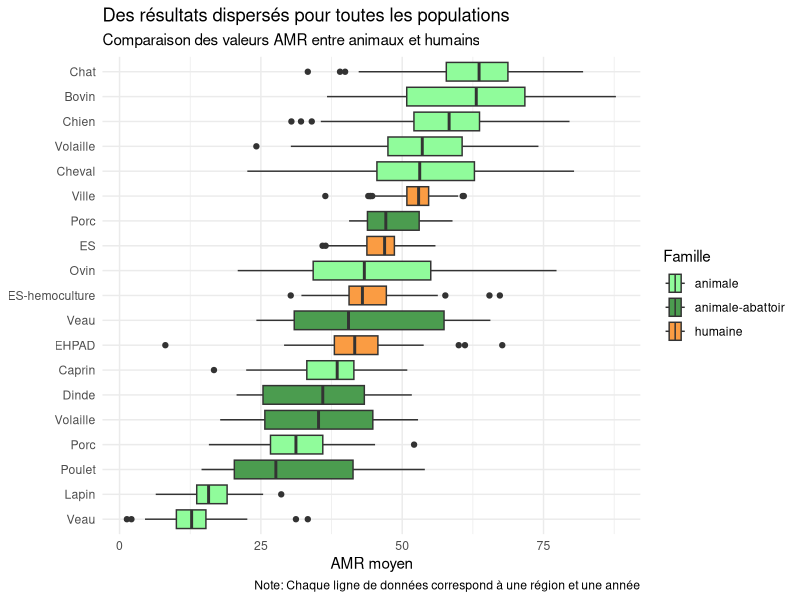
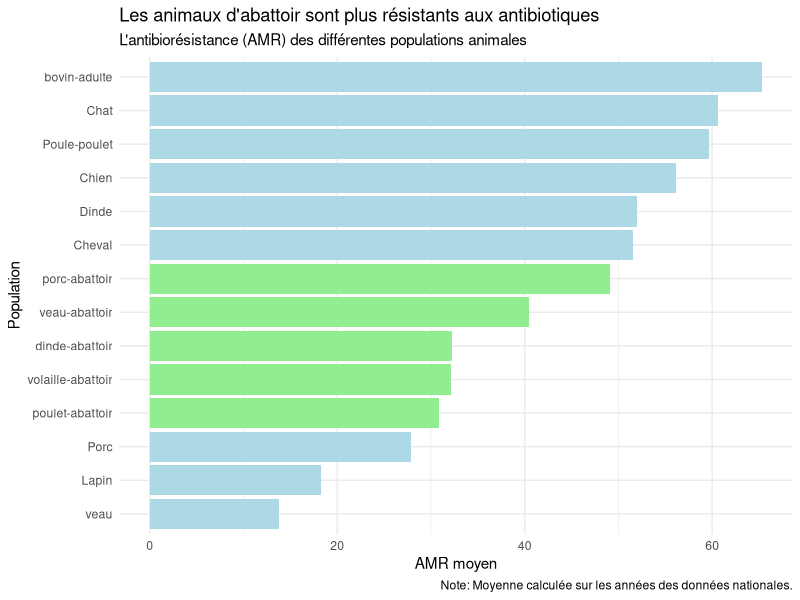
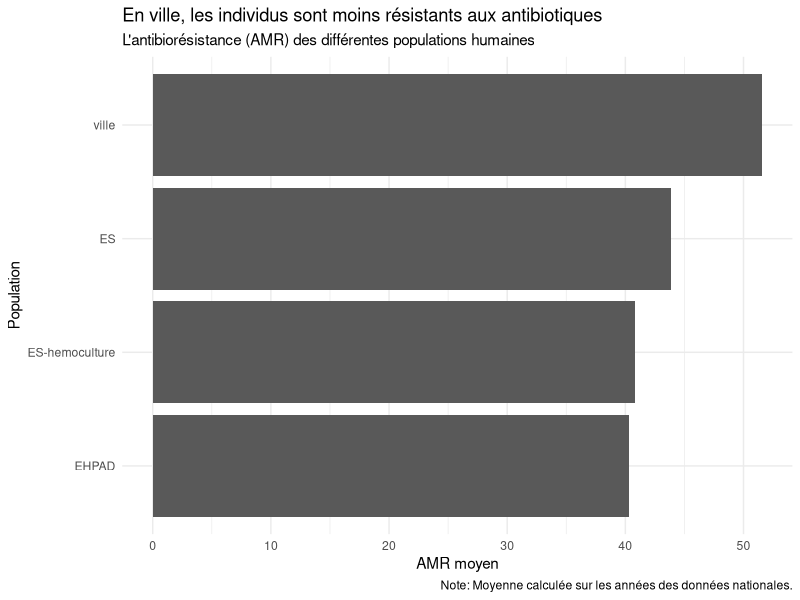
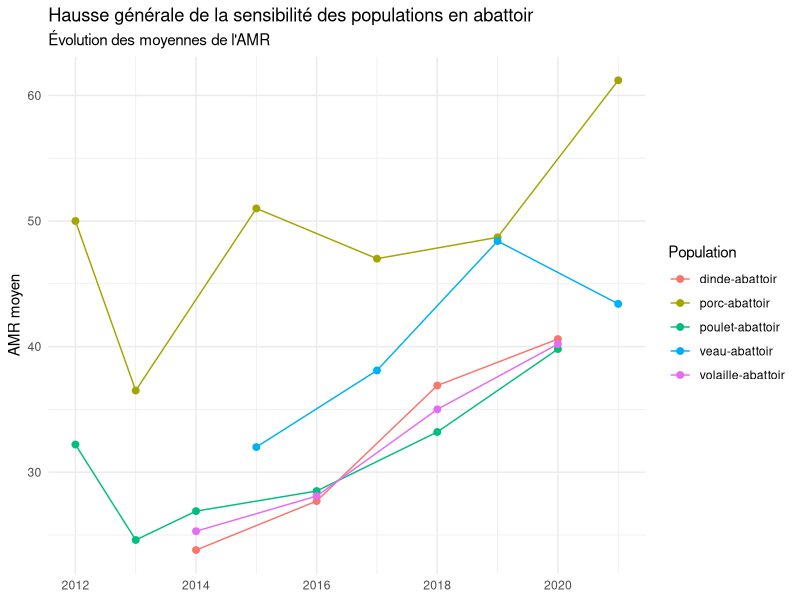
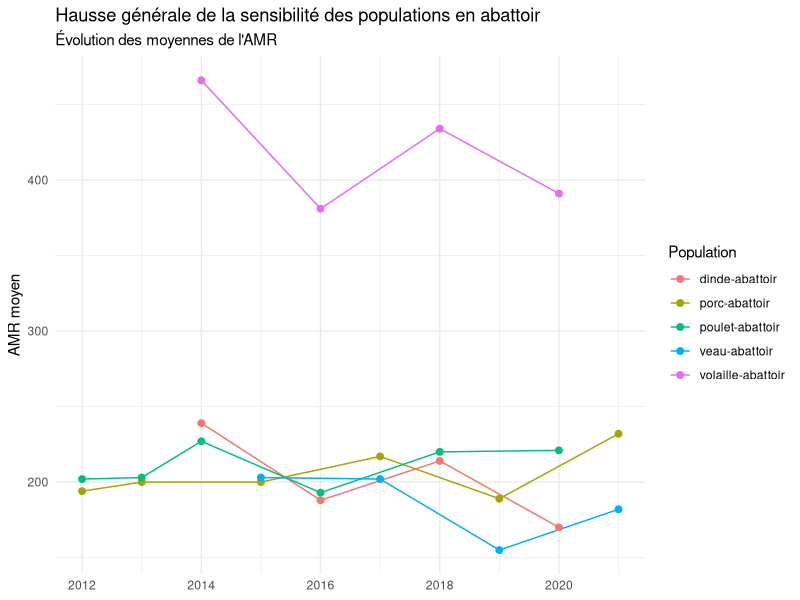
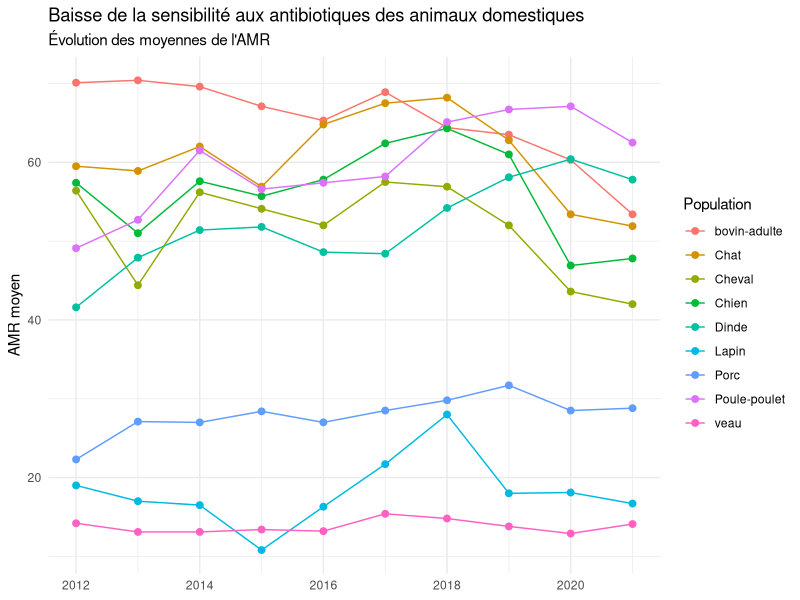

Reproduce these figures in R, in order. (Note: this script raises an error after producing the figures.)
## ---- chunk 1
knitr::opts_chunk$set(echo = TRUE)
library(readxl)
library(tidyr)
library(dplyr)
library(ggplot2)
## ---- chunk 2
AMR <- read_excel("donnees/donnees_AMR.xlsx")

# Données permettant d'étudier la perte d'effectif des pan-sensibles
ResapathFrance <- read_xlsx("donnees/ModeleCollecte_PROMISE_ResapathFrance.xlsx",sheet = "Modele de collecte")

# On renomme "bovin-abattoir" en "veau-abattoir"
AMR$population <- ifelse(AMR$population == "bovin-abattoir", "veau-abattoir", AMR$population)
## ---- chunk 3
AMR_nationale <- AMR %>%
  filter(region == "Nationale")
AMR_regionale <- AMR %>%
  filter(region != "Nationale")

AMR_nationale_animal <- AMR_nationale %>%
  filter(famille == "animale")
AMR_nationale_humain <- AMR_nationale %>%
  filter(famille == "humaine")

# Indicatrice selon que la population provient d'un abattoir ou non
AMR_nationale_animal$abattoir <- grepl("abattoir", AMR_nationale_animal$population, ignore.case = TRUE)

AMR_regionale$famille2 <- paste(AMR_regionale$famille, ifelse(grepl("abattoir", AMR_regionale$population, ignore.case = TRUE), "-abattoir", ""), sep = "")

# Uniformisation entre les différentes tables
ResapathFrance <- ResapathFrance%>%
  mutate(population = as.factor(population),
         `profil AMR`= as.factor(`profil AMR`),
         region = as.factor(region))

# On retire les observations SARM (ça supprime aussi les lignes vide)
ResapathFrance_sansSARM <- ResapathFrance%>%
  filter(`profil AMR` != "SARM", bacterie == "Escherichia coli")
## ---- chunk 4
label <- c("Veau", "Lapin", "Poulet", "Porc", "Volaille", "Dinde", "Caprin", "EHPAD", "Veau", "ES-hemoculture", "Ovin", "ES", "Porc", "Ville", "Cheval","Volaille", "Chien", "Bovin", "Chat")

ggplot(AMR_regionale, aes(x = `valeur AMR`, y = reorder(population, `valeur AMR`, mean), fill = famille2))+
  geom_boxplot()+
  labs(title = "Des résultats dispersés pour toutes les populations",
       subtitle = "Comparaison des valeurs AMR entre animaux et humains",
       caption = "Note: Chaque ligne de données correspond à une région et une année",
       y = NULL,
       x = "AMR moyen",
       fill = "Famille")+
  theme_minimal()+
  scale_fill_manual(values = c("#90fc9b", "#4b9c4f", "#fa9c43"))+
  scale_y_discrete(labels = label)
## ---- chunk 5
moyenne_AMR <- AMR_nationale_animal %>%
  group_by(population, famille, abattoir) %>%
  summarize(moyenne_AMR = mean(`valeur AMR`)) %>%
  arrange(moyenne_AMR)

ggplot(moyenne_AMR, aes(x = moyenne_AMR, y = reorder(population, moyenne_AMR), fill = abattoir))+
  geom_bar(stat = "identity", position = "dodge") +
  labs(title = "Les animaux d'abattoir sont plus résistants aux antibiotiques",
       subtitle = "L'antibiorésistance (AMR) des différentes populations animales",
       caption = "Note: Moyenne calculée sur les années des données nationales.",
       y = "Population",
       x = "AMR moyen") +
  theme_minimal()  +
  guides(fill = FALSE) +
  scale_fill_manual(values = c("lightblue", "lightgreen"))

moyenne_AMR <- AMR_nationale_humain %>%
  group_by(population, famille) %>%
  summarize(moyenne_AMR = mean(`valeur AMR`)) %>%
  arrange(moyenne_AMR)

ggplot(moyenne_AMR, aes(x = moyenne_AMR, y = reorder(population, moyenne_AMR)))+
  geom_bar(stat = "identity", position = "dodge") +
  labs(title = "En ville, les individus sont moins résistants aux antibiotiques",
       subtitle = "L'antibiorésistance (AMR) des différentes populations humaines",
       caption = "Note: Moyenne calculée sur les années des données nationales.",
       y = "Population",
       x = "AMR moyen") +
  theme_minimal()
## ---- chunk 6
ggplot(AMR_nationale_animal[which(AMR_nationale_animal$abattoir == TRUE),], aes(x = annee, y = `valeur AMR`, group = population, color = population)) +
  geom_line(stat = "summary", fun = "mean") +
  geom_point(stat = "summary", fun = "mean", size = 2) +
  labs(title = "Hausse générale de la sensibilité des populations en abattoir",
       subtitle = "Évolution des moyennes de l'AMR",
       x = NULL,
       y = "AMR moyen",
       color = "Population") +
  theme_minimal()

ggplot(AMR_nationale_animal[which(AMR_nationale_animal$abattoir == TRUE),], aes(x = annee, y = `effectif AMR`, group = population, color = population)) +
  geom_line(stat = "summary", fun = "mean") +
  geom_point(stat = "summary", fun = "mean", size = 2) +
  labs(title = "Hausse générale de la sensibilité des populations en abattoir",
       subtitle = "Évolution des moyennes de l'AMR",
       x = NULL,
       y = "AMR moyen",
       color = "Population") +
  theme_minimal()

ggplot(AMR_nationale_animal[which(AMR_nationale_animal$abattoir == FALSE),], aes(x = annee, y = `valeur AMR`, group = population, color = population)) +
  geom_line(stat = "summary", fun = "mean") +
  geom_point(stat = "summary", fun = "mean", size = 2) +
  labs(title = "Baisse de la sensibilité aux antibiotiques des animaux domestiques",
       subtitle = "Évolution des moyennes de l'AMR",
       x = NULL,
       y = "AMR moyen",
       color = "Population") +
  theme_minimal()
## ---- chunk 7
table1 <- ResapathFrance_sansSARM %>%
  filter(`profil AMR` == "pan-sensible") %>%
  mutate(eff_pansensible = `effectif AMR`) %>%
  select(annee, population, eff_pansensible)

table2 <- ResapathFrance_sansSARM %>%
  filter(`profil AMR` == "C3G-R") %>%
  mutate(eff_C3G = `effectif AMR`) %>%
  select(annee, population, eff_C3G)

table_join <- merge(table1, table2, by = c("annee", "population"), all = TRUE)

for (pop in levels(table_join$population)){
  table_join1 <- table_join %>%
    filter(population == pop) %>%
    mutate(taux_eff = round((eff_pansensible * 100) / eff_C3G, 2),
           min_max_value = ifelse(taux_eff == max(taux_eff), "MAX", ifelse(taux_eff == min(taux_eff), "MIN", "none")))
  
  moyenne = round(mean(table_join1$taux_eff),2)
  
  plot <- ggplot(data = table_join1, aes(x = annee, y = taux_eff, fill = min_max_value))+
    geom_col(width = 0.5) + 
    theme_minimal()+                     
    labs(x = "Annee",
         y = "Taux de sensibilité à tous les tests par rapport à C3G-R",
         title = "Taux de sensibilité par population en fonction de l'année",
         subtitle = str_glue("En moyenne, le taux est de {moyenne}")) +
    facet_wrap(~population)+
    scale_y_continuous(labels = scales::number_format(suffix="%"), limits = c(0,100))+
    scale_fill_manual(values = c("MIN" = "red", "MAX" = "green","none" = "grey"), guide = "none")
  plot(plot)
}
